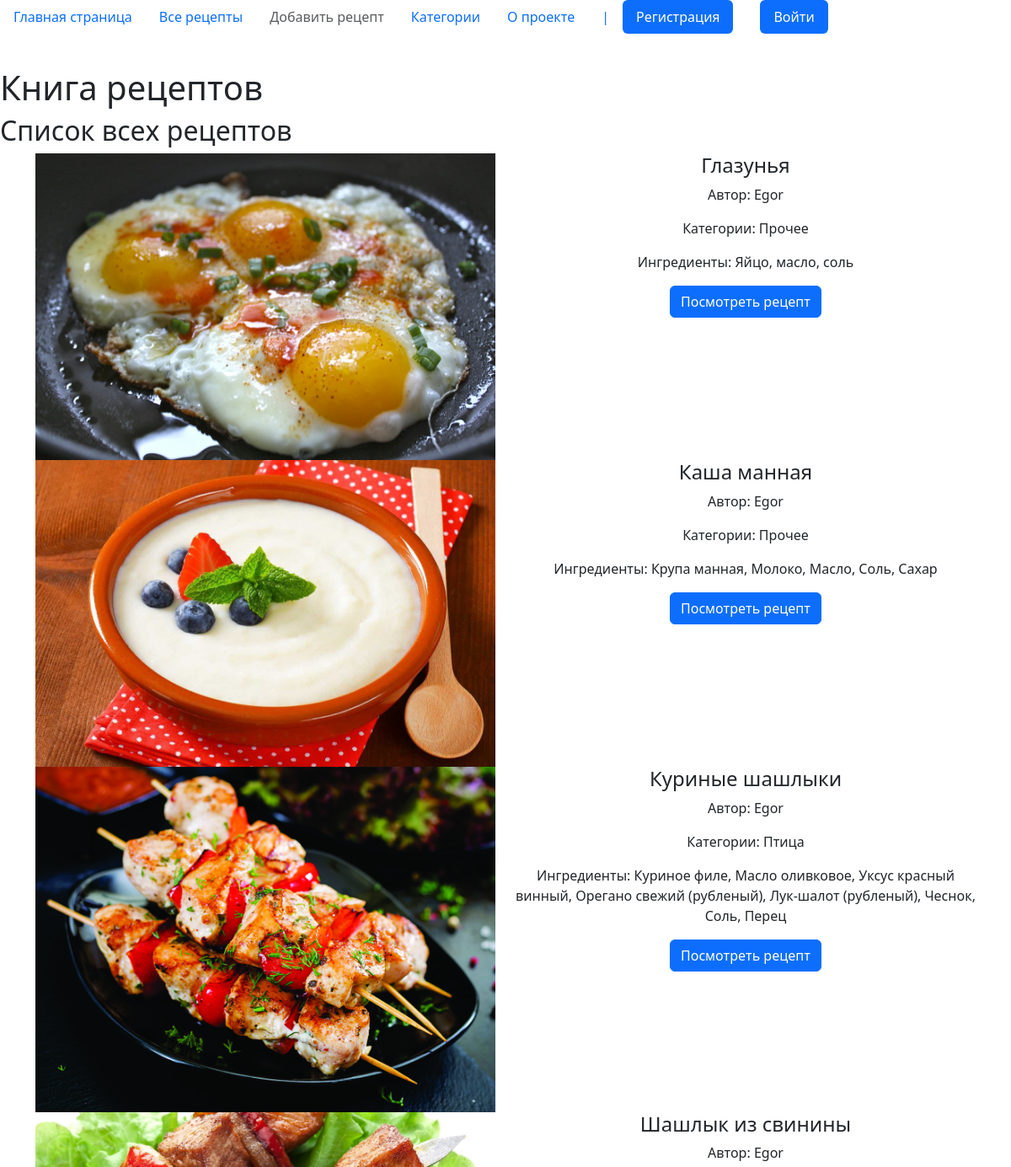
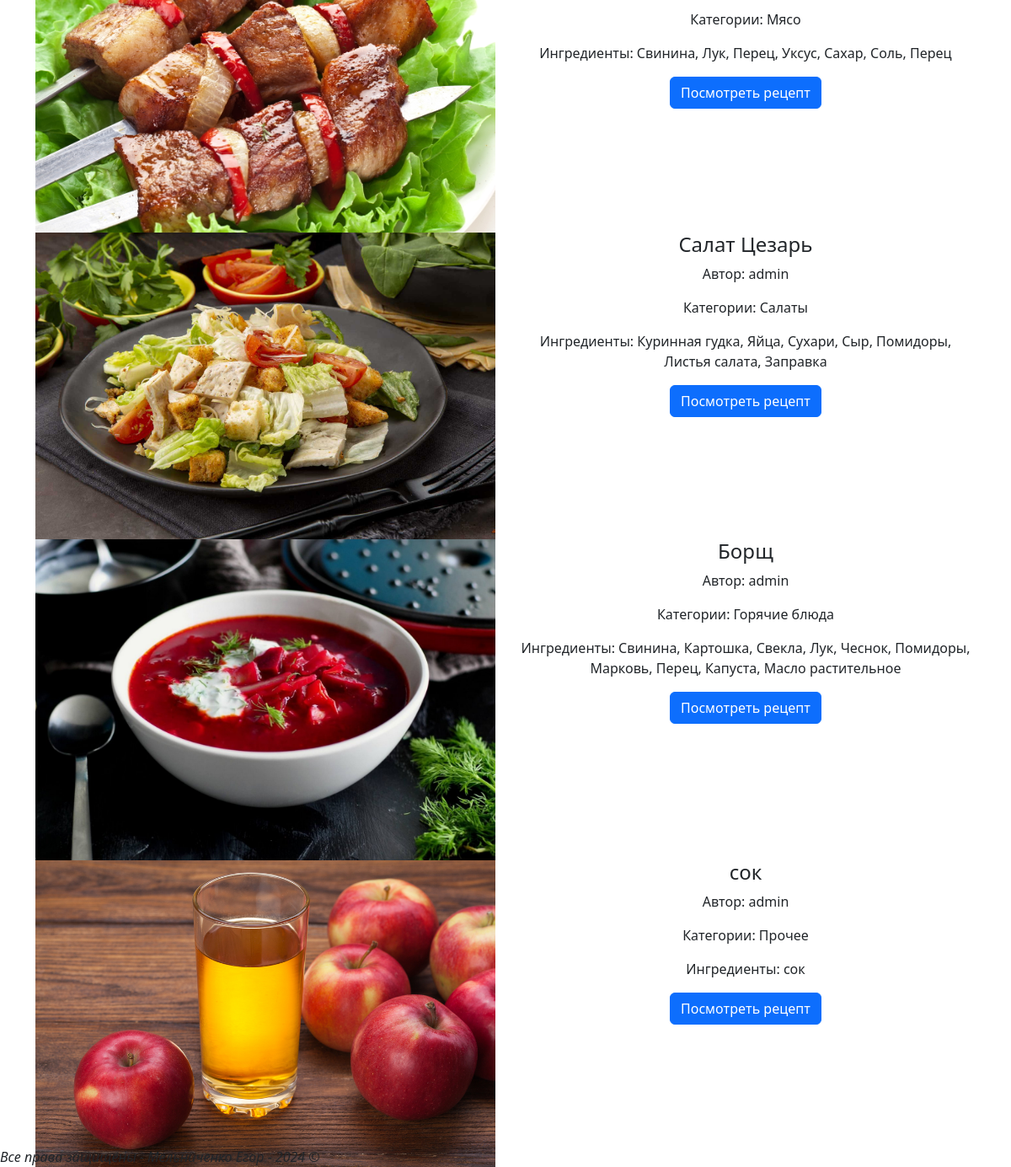
Screenshot of /recipes/all_recipes/ with the database file from the repository (2 pictures, top to bottom).
### cbookapp/models.py (models this page shows, shortened)
class Recipe(models.Model):
    name = models.CharField(max_length=100)
    description = models.TextField()
    cooking_steps = models.TextField()
    cooking_time = models.CharField(max_length=15)
    img_file = models.ImageField(upload_to='media/products/', null=True, blank=True)
    author = models.ForeignKey(User, on_delete=models.SET_NULL, verbose_name="Пользователь", null=True)
    ingredients = models.TextField()
    category = models.ForeignKey(Categories, on_delete=models.CASCADE)

class Categories(models.Model):
    name = models.CharField(max_length=20)
    def __str__(self):
        return self.name

### cbookapp/views.py (the view)
# urls.py: path('all_recipes/', views.get_recipes, name='all_recipes'),
def get_recipes(request):
    recipes = Recipe.objects.all()
    context = {'recipes': recipes}
    return render(request, 'cbookapp/main.html', context)

### cbookapp/templates/cbookapp/main.html (shortened to what this page needs)
{% extends 'base.html' %}
{% block content %}
    <h1 class="heading">Книга рецептов</h1>
    <h2 class="heading">Список всех рецептов</h2>
<div class="container text-center">
        {% for recipe in recipes %}
        <div class="row row-cols-2">
            {% if recipe.img_file %}
            <img src="{{ recipe.img_file.url }}" class="images" alt="Фото {{ recipe.name }}">
            {% endif %}
            <div class="col">
                <h4 class="title"> {{ recipe.name }}</h4>
                <p class="text"> Автор: {{ recipe.author }}</p>
                <p class="text"> Категории: {{ recipe.category }}</p>
                <p class="text"> Ингредиенты: {{ recipe.ingredients }}</p>
                <a href="{% url 'get_recipe_by_name' recipe.name %}" class="btn btn-primary">Посмотреть рецепт</a>
            </div>
        </div>
        {% endfor %}
    </div>
{% endblock %}

### rows the page displays
Recipe: img_file (picture), name "Глазунья", author "Egor", category "Прочее", ingredients "Яйцо, масло, соль"
Recipe: img_file (picture), name "Каша манная", author "Egor", category "Прочее", ingredients "Крупа манная, Молоко, Масло, Соль, Сахар"
Recipe: img_file (picture), name "Куриные шашлыки", author "Egor", category "Птица", ingredients "Куриное филе, Масло оливковое, Уксус красный винный, Орегано свежий (рубленый), Лук-шалот (рубленый), Чеснок, Соль, Перец"
Recipe: img_file (picture), name "Шашлык из свинины", author "Egor", category "Мясо", ingredients "Свинина, Лук, Перец, Уксус, Сахар, Соль, Перец"
Recipe: img_file (picture), name "Салат Цезарь", author "admin", category "Салаты", ingredients "Куринная гудка, Яйца, Сухари, Сыр, Помидоры, Листья салата, Заправка"
Recipe: img_file (picture), name "Борщ", author "admin", category "Горячие блюда", ingredients "Свинина, Картошка, Свекла, Лук, Чеснок, Помидоры, Марковь, Перец, Капуста, Масло растительное"
Recipe: img_file (picture), name "сок", author "admin", category "Прочее", ingredients "сок"
